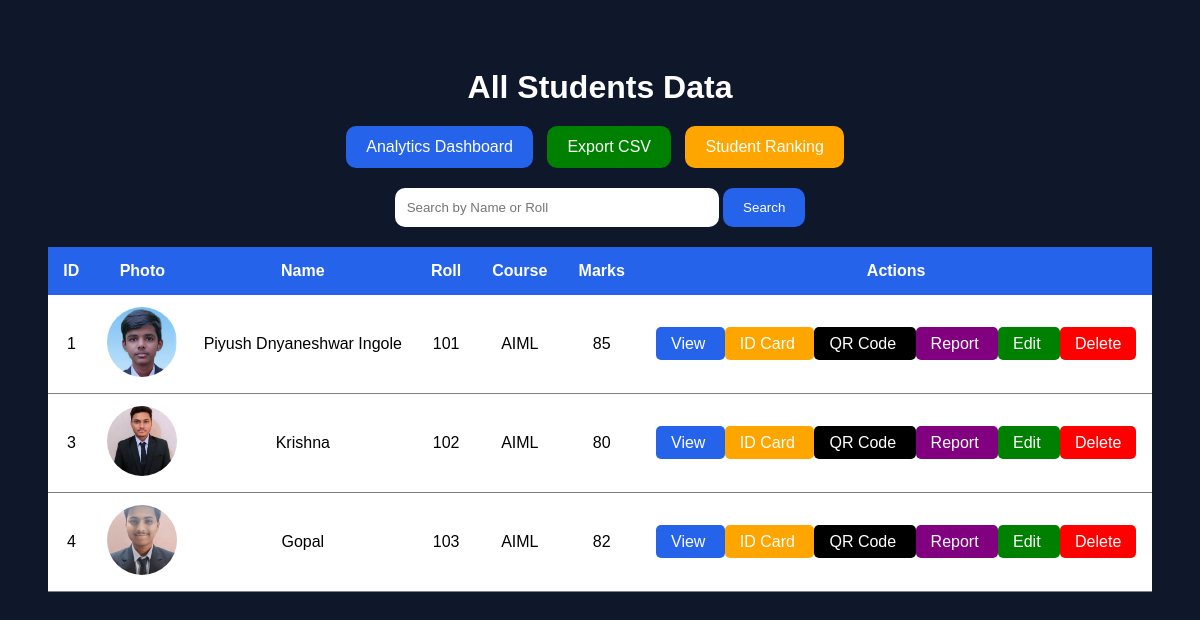
/students, run on the app's committed database.
### tables this page shows
CREATE TABLE students(
        id INTEGER PRIMARY KEY AUTOINCREMENT,
        name TEXT,
        roll TEXT,
        course TEXT,
        marks INTEGER,

        ai INTEGER DEFAULT 0,
        ml INTEGER DEFAULT 0,
        dsa INTEGER DEFAULT 0,
        python INTEGER DEFAULT 0,
        algorithm INTEGER DEFAULT 0,

        photo TEXT
    );

### app.py (the view)
@app.route('/students')
def students():
    search = request.args.get('search')
    conn = sqlite3.connect('students.db')
    cursor = conn.cursor()
    if search:
        cursor.execute(
            """
            SELECT * FROM students
            WHERE name LIKE ?
            OR roll LIKE ?
            """,
            (
                '%' + search + '%',
                '%' + search + '%'
            )
        )
    else:
        cursor.execute(
            "SELECT * FROM students"
        )
    students = cursor.fetchall()
    conn.close()
    return render_template(
        'students.html',
        students=students
    )

### templates/students.html (shortened to what this page needs)
<!DOCTYPE html>
<html lang="en">
<head>
</head>
<body>
    <h1>All Students Data</h1>
    <div class="top-buttons">
        <a
            href="/analytics"
            class="analytics-btn"
        >
            Analytics Dashboard
        </a>
        <a
            href="/export"
            class="export-btn"
        >
            Export CSV
        </a>
        <a
            href="/ranking"
            class="ranking-btn"
        >
            Student Ranking
        </a>
    </div>
    <form
        action="/students"
        method="GET"
        class="search-box"
    >
        <input
            type="text"
            name="search"
            placeholder="Search by Name or Roll"
        >
        <button type="submit">
            Search
        </button>
    </form>
    <table>
        <tr>
            <th>ID</th>
            <th>Photo</th>
            <th>Name</th>
            <th>Roll</th>
            <th>Course</th>
            <th>Marks</th>
            <th>Actions</th>
        </tr>
        {% for student in students %}
        <tr>
            <td>{{ student[0] }}</td>
           <td>
    {% if student[10] %}
    <img
        src="{{ url_for('static', filename='uploads/' + student[10]) }}"
    >
    {% else %}
    No Photo
    {% endif %}
</td>
            <td>{{ student[1] }}</td>
            <td>{{ student[2] }}</td>
            <td>{{ student[3] }}</td>
            <td>{{ student[4] }}</td>
            <td>
                <a
                    href="/profile/{{ student[0] }}"
                    class="view-btn"
                >
                    View
                </a>
                <a
                    href="/idcard/{{ student[0] }}"
                    class="id-btn"
                >
                    ID Card
                </a>
                <a
                    href="/qrcode/{{ student[0] }}"
                    class="qr-btn"
                >
                    QR Code
                </a>
                <a
                    href="/report/{{ student[0] }}"
                    class="report-btn"
                >
                    Report
                </a>
                <a
                    href="/edit/{{ student[0] }}"
                    class="edit-btn"
                >
                    Edit
                </a>
                <a
                    href="/delete/{{ student[0] }}"
                    class="delete-btn"
                >
                    Delete
                </a>
            </td>
        </tr>
        {% endfor %}
    </table>
</body>
</html>

### templates/students.html (style rules this page uses)
body { font-family:Arial; background:#0f172a; padding:40px; color:white; }
h1 { text-align:center; margin-bottom:20px; }
.top-buttons { margin-bottom:20px; text-align:center; }
.top-buttons a { text-decoration:none; color:white; padding:12px 20px; border-radius:10px; margin-right:10px; display:inline-block; }
.analytics-btn { background:#2563eb; }
.export-btn { background:green; }
.ranking-btn { background:orange; }
.search-box { text-align:center; margin-bottom:20px; }
.search-box input { padding:12px; width:300px; border:none; border-radius:10px; }
.search-box button { padding:12px 20px; background:#2563eb; color:white; border:none; border-radius:10px; cursor:pointer; }
table { width:100%; border-collapse:collapse; background:white; color:black; }
th { background:#2563eb; color:white; padding:15px; }
td { padding:12px; text-align:center; border-bottom:1px solid gray; }
img { width:70px; height:70px; border-radius:50%; object-fit:cover; }
.view-btn { background:#2563eb; color:white; padding:8px 15px; border-radius:5px; text-decoration:none; }
.id-btn { background:orange; color:white; padding:8px 15px; border-radius:5px; text-decoration:none; }
.qr-btn { background:black; color:white; padding:8px 15px; border-radius:5px; text-decoration:none; }
.report-btn { background:purple; color:white; padding:8px 15px; border-radius:5px; text-decoration:none; }
.edit-btn { background:green; color:white; padding:8px 15px; border-radius:5px; text-decoration:none; }
.delete-btn { background:red; color:white; padding:8px 15px; border-radius:5px; text-decoration:none; }

### data on the page
students: id "1", photo (picture), name "Piyush Dnyaneshwar Ingole", roll "101", course "AIML", marks "85"
students: id "3", photo (picture), name "Krishna", roll "102", course "AIML", marks "80"
students: id "4", photo (picture), name "Gopal", roll "103", course "AIML", marks "82"
